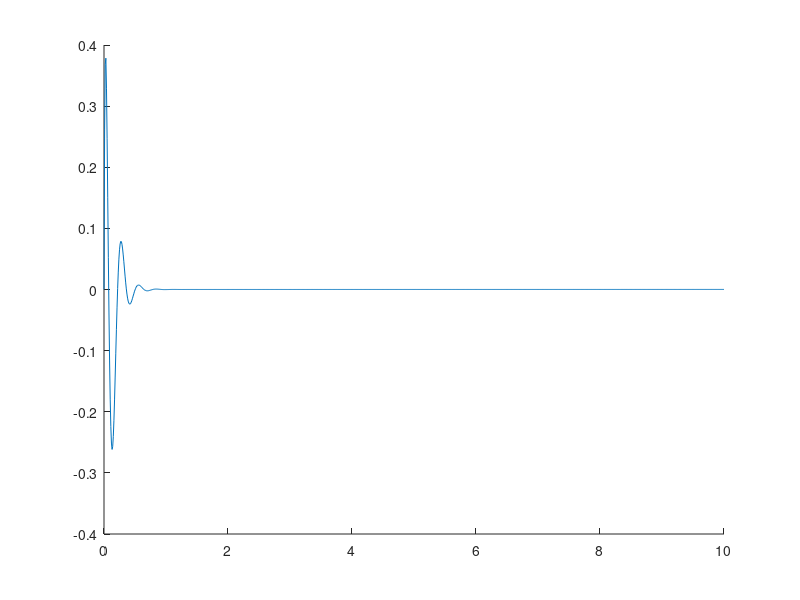

The MATLAB source for this figure: (Note: this script raises an error after producing the figure.)
clear all, clc

%Total 25 Parameters would need to be defined

global Mphiphi Mdelphi Mdeldel Mphidel

global Kophiphi Kophidel Kodelphi Kodeldel K2phiphi K2phidel K2delphi K2deldel

global Cophiphi Cophidel Codelphi Codeldel 

global Tphi Tdel

global v gravacc

% Rear Wheel Parameters Values;
mR = 2; %Kgs
iRXX = 0.0603 ; %kgm^2
iRYY = 0.12; %kgm^2
rR = 0.3; %m

%Rear Frame Parameter Values;
mB = 85; %kgs
xB = 0.3; %m
zB = -0.9; %m
iBXX = 9.2;
iBXZ = 2.4;
iBZZ = 2.8;
iBYY = 11;

%Front Frame Parameter Values;
mH = 4.5; %kgs
xH = 0.9; %m
zH = -0.7; %m
iHXX = 0.0589;
iHXZ = -0.00756;
iHZZ = 0.00708;
iHYY = 0.06;

% Front Wheel Parameters Values;
mF = 3; %Kgs
iFXX = 0.1405 ; %kgm^2
iFYY = 0.28; %kgm^2
rF = 0.35; %m

%Vehicle Parameter values
w = 1.02; %Wheelbase, m
lambda = pi/10;
c = 0.08; %Pneumatic Trail


%Getting coefficient matrices
mT = mR + mB + mH + mF;
xT = (1/mT)*(xB*mB + xH*mH + w*mF);
zT = (1/mT)*(-rR*mR + zB*mB + zH*mH -rF*mF);

ITXX = iRXX + iBXX + iHXX + iFXX + mR*rR^2 + mB*zB^2 + mH*zH^2 + mF*rF^2;

ITXZ = iBXZ + iHXZ - mB*xB*zB - mH*xH*zH + mF*w*rF;

iRZZ = iRXX;
iFZZ = iFXX;

ITZZ = iRZZ + iBZZ + iHZZ + iFZZ + mB*xB^2 + mH*xH^2 + mF*w^2;


%Front Assembly 

mA = mH + mF;
xA = (1/mA)*(xH*mH + w*mF);
zA = (1/mA)*(zH*mH - rF*mF);

IAXX = iHXX + iFXX + mH*(zH - zA)^2 + mF*(rF + zA)^2;
IAXZ = iHXZ - mH*(xH - xA)*(zH - zA) + mF*(w - xA)*(rF + zA);
IAZZ = iHZZ + iFZZ + mH*(xH - xA)^2 + mF*(w - xA)^2;

uA = (xA - w - c )*cos(lambda) - zA*sin(lambda);


%Moment of Inertias about the Steering Axis
IALL = mA*uA^2 + IAXX*(sin(lambda))^2 + 2*IAXZ*sin(lambda)*cos(lambda) + IAZZ*(cos(lambda)^2);

IALX = -mA*uA*zA + IAXX*sin(lambda) + IAXZ*cos(lambda);

IALZ = mA*uA*xA + IAXZ*sin(lambda) + IAZZ*cos(lambda);

%Definition of mu

mu = (c/w)*cos(lambda);

%Definition of Gyrostatic Coefficients
SR = iRYY/rR;
SF = iFYY/rF;
ST = SF + SR;

SA = mA*uA + mu*mT*xT;


% Definition of coefficients

%Inertia coefficients
Mphiphi = ITXX;
Mphidel = IALX + mu*ITXZ;
Mdelphi = Mphidel;
Mdeldel = IALL + 2*mu*IALZ + mu*mu*ITZZ;



%Stiffness Coefficients
Kophiphi = mT*zT;
Kophidel = -SA;
Kodelphi = Kophidel;
Kodeldel = -SA*sin(lambda);

K2phiphi = 0;
K2phidel = (1/w)*(ST - mT*zT)*cos(lambda);
K2delphi = 0;
K2deldel = (1/w)*(SA + SF*sin(lambda))*cos(lambda);


%Damping Coefficeints
Cophiphi = 0;
Cophidel = mu*ST + SF*cos(lambda) + (ITXZ/w)*cos(lambda) - mu*mT*zT;
Codelphi = -(mu*ST + SF*cos(lambda));
Codeldel = (IALZ/w)*cos(lambda) + mu*(SA + (ITZZ/w)*cos(lambda));


M = [
    Mphiphi Mphidel;
    Mdelphi Mdeldel];

Ko = [
    Kophiphi Kophidel;
    Kodelphi Kodeldel];

K2 = [
     K2phiphi K2delphi;
     K2delphi K2deldel
     ];


Co = [
    Cophiphi Cophidel;
    Codelphi Codeldel
    ];

%Test Parameters
Tphi = 0;
Tdel = 0;


v = 20; %mpersec
gravacc = 9.81;

A = [ 
        Mphiphi Mphidel;
        Mdelphi Mdeldel
    ];


B = [
        v*Cophiphi v*Cophidel;
        v*Codelphi v*Codeldel
        ];

C = [
        gravacc*Kophiphi + v^2*K2phiphi gravacc*Kophidel + v^2*K2phidel;
        gravacc*Kodelphi + v^2*K2delphi gravacc*Kodeldel + v^2*K2deldel
        ];

D = [
        Tphi;
        Tdel
    ];



Ass = [
        zeros(2,2) eye(2);
        -A\C -A\B
        ];

Bss = [
        zeros(2,2);
        A\eye(2)
        ];


Css = [
        eye(4)
        ];


Dss = zeros(4, 2);

%%% Variable Definition Completed

% create state-space object (requires Control System Toolbox)
sys = ss(Ass, Bss, Css, Dss);
x0 = [0 ;0 ;0.5 ;0];

%simulate the state space system
t = 0:0.01:10;
u = zeros(length(t),2);   
[y,t,x] = lsim(sys, u, t,x0);
% plot(t, y);
% legend();

phi = y(:,1);
delta = y(:,2);
phi_dot = y(:,3);
delta_dot = y(:,4);

delta_ddot = [0; diff(delta_dot)];
phi_ddot = [0; diff(phi_dot)];

figure;
plot(t,delta_dot, Linewidth = 2, LineStyle="-", DisplayName = "DeltaRate");
hold on;
plot(t,phi_dot, Linewidth = 2, LineStyle=":", DisplayName = "RollRate");
legend();

figure;
plot(t,delta, Linewidth = 2, LineStyle="-", DisplayName = "DeltaAngle");
hold on;
plot(t,phi, Linewidth = 2, LineStyle=":", DisplayName = "RollAngle");
legend();


%% Lets try deriving the Lateral positions derivative, yp, psi and yq

% psi_dot = (((v*delta) + c*(delta_dot))/w)*cos(lambda);
% psi_ddot = [0; diff(psi_dot)];
% 
% 
% yp_dot = v*psi_dot;
% yp_ddot = [0;diff(yp_dot)];
% 
% figure;
% plot(t,yp_dot, Linewidth = 2, LineStyle="-", DisplayName = "yp_dot");
% hold on;
% plot(t,yp_ddot, Linewidth = 2, LineStyle=":", DisplayName = "yp_ddot");
% 
% legend();

%% Lets try to get some forces

% TBphi = -mT.*yp_ddot.*zT + ITXX.*phi_ddot + ITXZ.*psi_ddot + IALZ.*delta_ddot + psi_dot.*v*ST + delta_dot.*v*SF*cos(lambda) + gravacc*mT*zT.*phi - gravacc*SA*delta;
% 
% figure;
% plot(t,TBphi, Linewidth = 2, LineStyle="-", DisplayName = "Lean Torque [Nm]");
% hold on;
% yyaxis right;
% plot(t, phi, Linewidth = 2, LineStyle="-", DisplayName = "Roll Angle [rad]");
% legend();
% 
% 
% FFy = (1/w)*(mT.*yp_ddot.*xT + ITXZ.*phi_ddot + ITZZ.*psi_ddot + IALZ.*delta_ddot - phi_dot.*v*ST - delta_dot.*v*SF*sin(lambda));
% 
% figure;
% plot(t,FFy, Linewidth = 2, LineStyle="-", DisplayName = "Lateral Force [N]");
% hold on;
% yyaxis right;
% plot(t, phi, Linewidth = 2, LineStyle="-", DisplayName = "Roll Angle [rad]");
% legend();

%% Lets try to get a Velocity sweep for Eigenvalues

vRange = linspace(0,10,100);

eigVals = [];

for vi = vRange
    A_ins = [ 
            Mphiphi Mphidel;
            Mdelphi Mdeldel
    ];


    B_ins = [
            vi*Cophiphi vi*Cophidel;
            vi*Codelphi vi*Codeldel
        ];

    C_ins = [
            gravacc*Kophiphi + vi^2*K2phiphi gravacc*Kophidel + vi^2*K2phidel;
            gravacc*Kodelphi + vi^2*K2delphi gravacc*Kodeldel + vi^2*K2deldel
        ];

    A_eig = [
            zeros(2,2) eye(2);
            -A_ins\C_ins -A_ins\B_ins
            ];
    
    lambda_ins = eig(A_eig);

    eigVals = [eigVals; lambda_ins.'];

end

% Plot eigenvalues vs speed
figure; hold on; grid on;
for mode = 1:size(eigVals,2)
    plot(vRange, real(eigVals(:,mode)),'-','LineWidth',1.5);
end
xlabel('Forward speed v [m/s]');
ylabel('Real part of eigenvalue');
title('Bicycle Eigenvalue Speed Sweep');
legend('Mode 1','Mode 2','Mode 3','Mode 4');